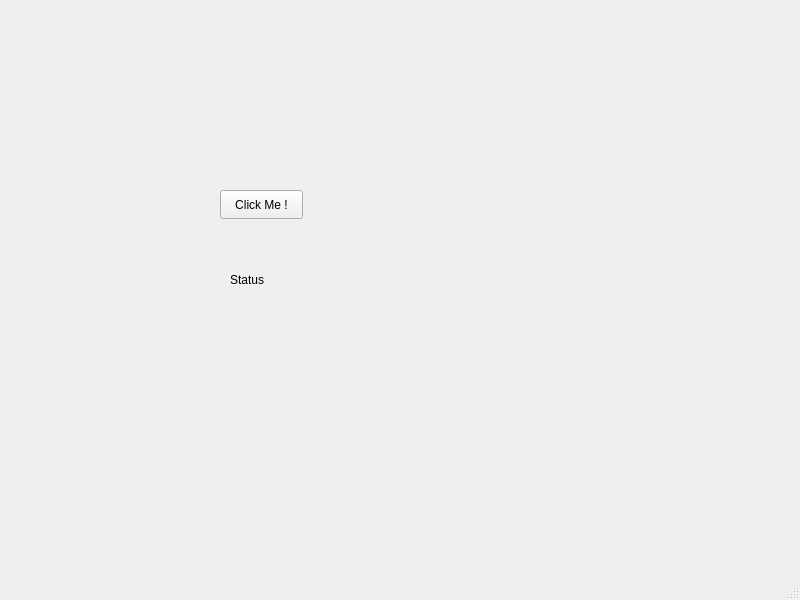
<?xml version="1.0" encoding="UTF-8"?>
<ui version="4.0">
 <class>MainWindow</class>
 <widget class="QMainWindow" name="MainWindow">
  <property name="geometry">
   <rect>
    <x>0</x>
    <y>0</y>
    <width>800</width>
    <height>600</height>
   </rect>
  </property>
  <property name="windowTitle">
   <string>MainWindow</string>
  </property>
  <widget class="QWidget" name="centralwidget">
   <widget class="QPushButton" name="pushButton">
    <property name="geometry">
     <rect>
      <x>220</x>
      <y>190</y>
      <width>83</width>
      <height>29</height>
     </rect>
    </property>
    <property name="text">
     <string>Click Me !</string>
    </property>
   </widget>
   <widget class="QLabel" name="label">
    <property name="geometry">
     <rect>
      <x>230</x>
      <y>270</y>
      <width>63</width>
      <height>20</height>
     </rect>
    </property>
    <property name="text">
     <string>Status</string>
    </property>
   </widget>
  </widget>
  <widget class="QMenuBar" name="menubar">
   <property name="geometry">
    <rect>
     <x>0</x>
     <y>0</y>
     <width>800</width>
     <height>21</height>
    </rect>
   </property>
  </widget>
  <widget class="QStatusBar" name="statusbar"/>
 </widget>
 <resources/>
 <connections>
  <connection>
   <sender>pushButton</sender>
   <signal>clicked()</signal>
   <receiver>MainWindow</receiver>
   <slot>close()</slot>
   <hints>
    <hint type="sourcelabel">
     <x>272</x>
     <y>230</y>
    </hint>
    <hint type="destinationlabel">
     <x>274</x>
     <y>337</y>
    </hint>
   </hints>
  </connection>
 </connections>
</ui>
